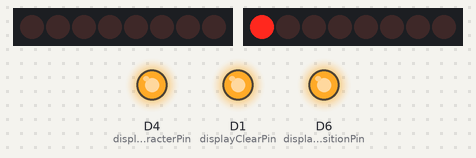
Recording of a program running on a simulated ESP8266 (NodeMCU). Parts: 2 × 8 shift-register outputs drawn as a row of LEDs (first output left, lit = HIGH), output pins drawn as LEDs (lit = HIGH). Wiring (inferred from the names in the program): shift register (74HC595): data D7; shift clock D5; latch D8. Wiring (inferred from the signals the program sends): row of LEDs: on Q0, Q1, Q2, Q3, Q4, Q5, Q6, Q7. Pins used as bus, display or sensor lines are not drawn.

Above: at 4.1 s.
At 7.1 s:
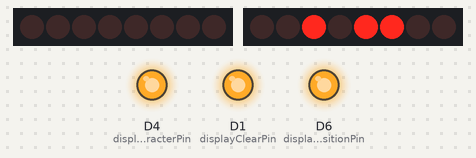
At 12.1 s:
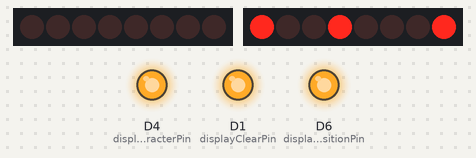
At 21.1 s:
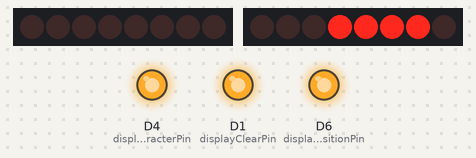
At 29.1 s:
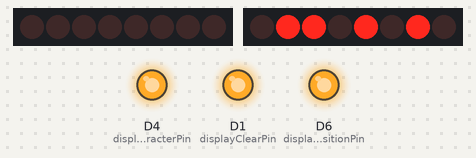
At 38.2 s:
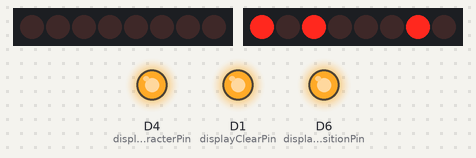
Timing chart, 0 to 40.0 s (numbered marks = the images above):
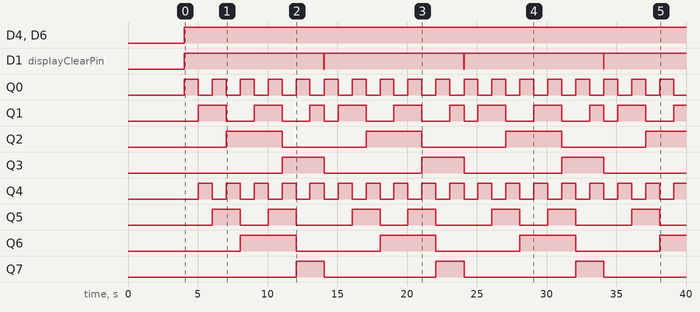

Measured:
- by itself, D4 (displaySetCharacterPin), D6 (displaySetPositionPin): LOW → HIGH at 4.0 s
- by itself, D1 (displayClearPin): alternates HIGH for 10.0 s and LOW for 0.02 s
- by itself, Q0, Q4: alternates HIGH for 1.0 s and LOW for 1.0 s
- by itself, Q1: repeats every 10.0 s: LOW 2.0 s, HIGH 2.0 s, LOW 2.0 s, HIGH 1.0 s, LOW 1.0 s, HIGH 2.0 s
- by itself, Q2, Q6: alternates HIGH for 4.0 s and LOW for 6.0 s
- by itself, Q3: alternates HIGH for 3.0 s and LOW for 7.0 s
- by itself, Q5: repeats every 10.0 s: LOW 2.0 s, HIGH 2.0 s, LOW 4.0 s, HIGH 2.0 s
- by itself, Q7: alternates HIGH for 2.0 s and LOW for 8.0 s

The program:

main.cpp
```cpp
#include <Arduino.h>
#include <MS6205.h>
int const shiftRegisterLatchPin = D8;  // GPIO15 = Pin D8 on NodeMCU boards. Pin 12 on 74HC595.
int const shiftRegisterClockPin = D5;  // GPIO14 = Pin D5 on NodeMCU boards. Pin 11 on 74HC595.
int const shiftRegisterDataPin = D7;   // GPIO13 = Pin D7 on NodeMCU boards. Pin 14 on 74HC595.
int const displaySetPositionPin = D6;  // GPIO12 = Pin D6 on NodeMCU boards. Pin 16A on MS6205.
int const displaySetCharacterPin = D4; // GPIO2  = Pin D4 on NodeMCU boards. Pin 16B on MS6205.
int const displayClearPin = D1;        // GPIO5  = Pin D1 on NodeMCU boards. Pin 18A on MS6205.
int const displaySelectPage0Pin = D2;  // GPIO4  = Pin D2 on NodeMCU boards. Pin  2A on MS6205.
int const displaySelectPage1Pin = D3;  // GPIO0  = Pin D3 on NodeMCU boards. Pin  2B on MS6205.
MS6205 display(shiftRegisterLatchPin, shiftRegisterClockPin, shiftRegisterDataPin, displaySetPositionPin, displaySetCharacterPin, displayClearPin);
void setup()
{
  Serial.begin(115200);
  delay(4000);
}
void loop()
{
  display.clear();
  //A
  // B
  //  C
  //   D
  //    E
  //     F
  //      G
  //       H
  //        I
  //         J
  display.setCursor(0, 0);
  display.write("A");
  delay(1000);
  display.setCursor(1, 1);
  display.write("B");
  delay(1000);
  display.setCursor(2, 2);
  display.write("C");
  delay(1000);
  display.setCursor(3, 3);
  display.write("D");
  delay(1000);
  display.setCursor(4, 4);
  display.write("E");
  delay(1000);
  display.setCursor(5, 5);
  display.write("F");
  delay(1000);
  display.setCursor(6, 6);
  display.write("G");
  delay(1000);
  display.setCursor(7, 7);
  display.write("H");
  delay(1000);
  display.setCursor(8, 8);
  display.write("I");
  delay(1000);
  display.setCursor(9, 9);
  display.write("J");
  delay(1000);
}
```
